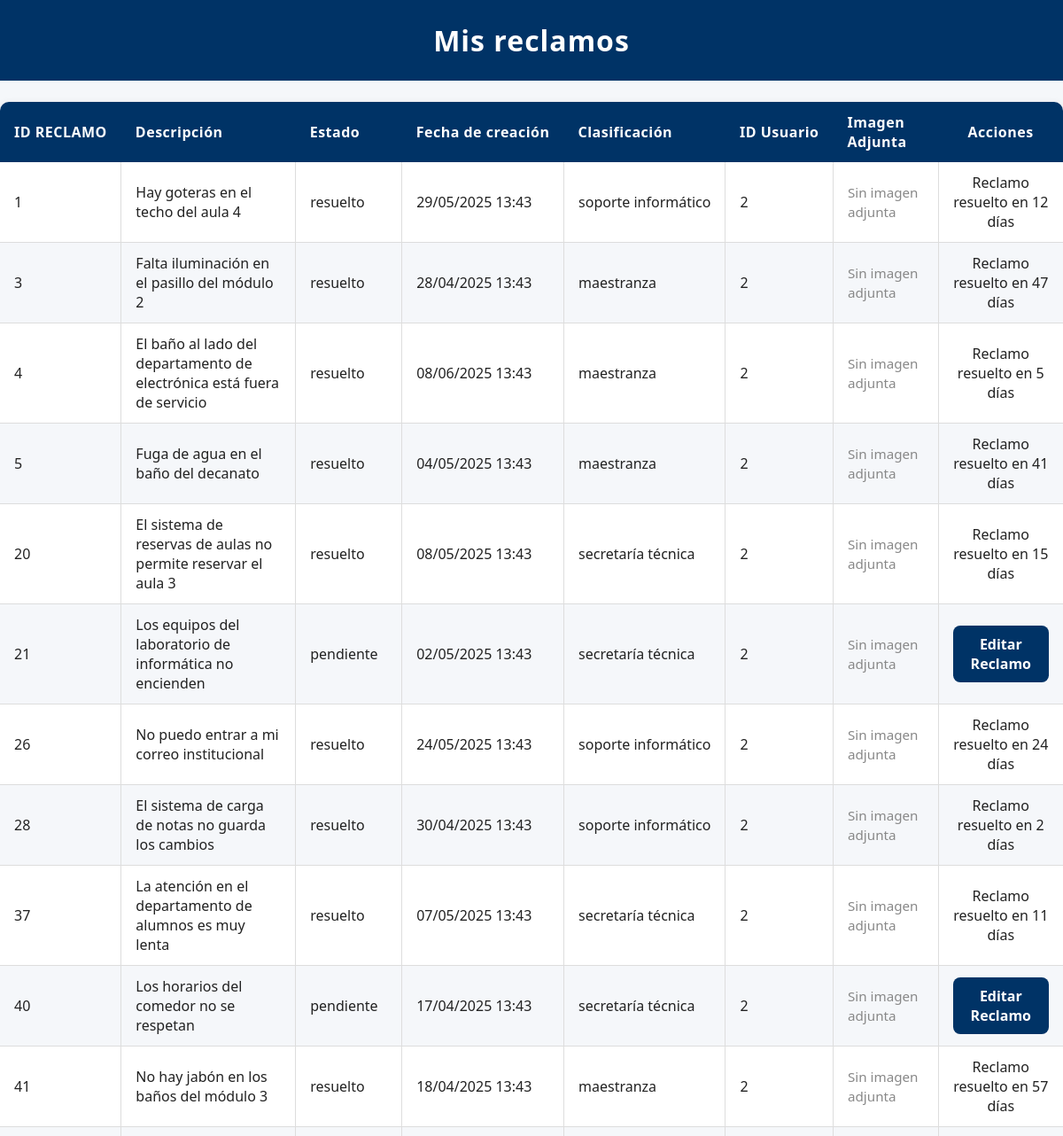
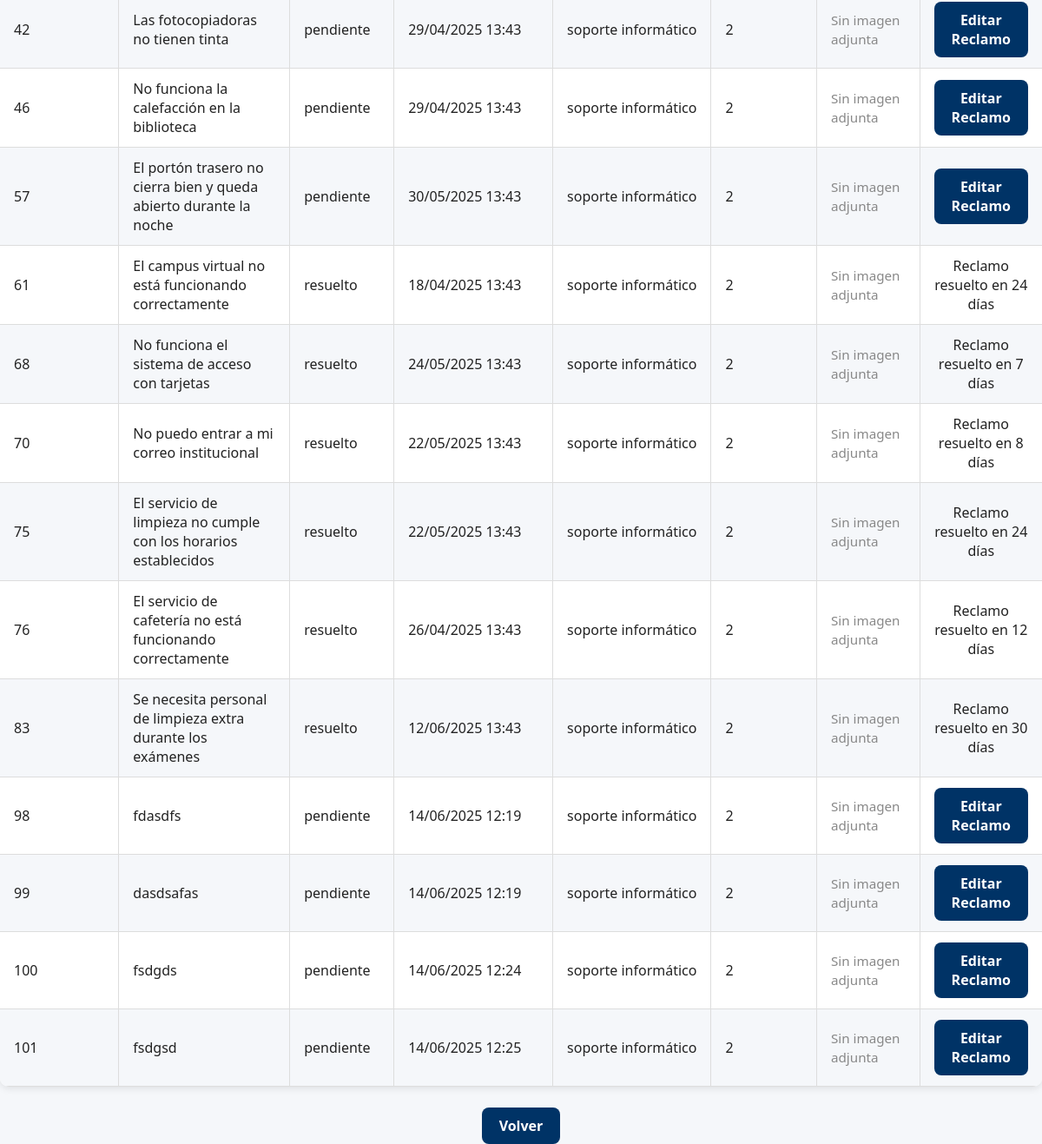
/mis_reclamos (signed in), run on the app's committed database (2 pictures, top to bottom).
### modules/modelos.py (models this page shows, shortened)
class Base(DeclarativeBase):
    pass

class ModeloReclamo(Base):
    __tablename__ = 'reclamos'
    id = Column(Integer, primary_key=True)
    estado = Column(String, default="pendiente")
    fecha_hora = Column(DateTime, default=datetime.utcnow)
    contenido = Column(String)
    usuario_id = Column(Integer, ForeignKey('usuarios.id'))
    clasificacion = Column(String)
    cantidad_adherentes = Column(Integer, default=1) #Se contabiliza como adherente el usuario que crea el reclamo
    tiempo_estimado = Column(Integer,default=None) #Solo se cambia cuando el reclamo pasa de pendiente -->en proceso
    resuelto_en = Column(Integer,default=None) #Representa la cantidad de días que se tardó en resolver un reclamo
    ''' Relación muchos a muchos con Usuario
    Una relación muchos a muchos en SQL permite que múltiples registros de una tabla se asocien con múltiples registros de otra tabla.
    Esto se implementa mediante una tabla intermedia que contiene claves foráneas de ambas tablas relacionadas.
    Esta estructura facilita modelar relaciones complejas, como estudiantes inscritos en varios cursos o productos en múltiples órdenes.
    '''
    usuarios = relationship(
        "ModeloUsuario",
        secondary="usuario_reclamo",
        back_populates="reclamos"
    )
    reclamos_usuarios = Table(
        'reclamos_usuarios',
        Base.metadata,
        Column('reclamo_id', Integer, ForeignKey('reclamos.id')),
        Column('usuario_id', Integer, ForeignKey('usuarios.id'))
    )

### server.py (the view)
@app.route('/mis_reclamos')
@login_required
def mis_reclamos():
    if current_user.rol == '1':
        reclamos = gestor_reclamos.devolver_reclamos_base(usuario=current_user)
    else:
        reclamos = gestor_reclamos.buscar_reclamos_por_filtro(filtro="usuario_id",valor=current_user.id)
    return render_template('mis_reclamos.html', usuario=current_user, reclamos=reclamos, os=os)

### modules/gestor_reclamos.py (called while the page is built)
    def buscar_reclamos_por_filtro(self, filtro=None, valor=None):
        if filtro and valor:
            try:
                return self.repositorio_reclamo.obtener_registros_por_filtro(filtro=filtro, valor=valor)
            except Exception as e:
                raise e  # Lanza el error en vez de retornarlo

### modules/gestor_usuario.py (called while the page is built)
    def buscar_usuario(self, filtro, valor,mapeo=True):
        usuario = self.repositorio.obtener_registro_por_filtro(filtro, valor,mapeo=mapeo)
        if not usuario:
            raise ValueError("Usuario no encontrado")
        return usuario

### modules/login.py (called while the page is built)
    @property
    def is_authenticated(self):
        return True

### modules/repositorio.py (called while the page is built)
    def obtener_registro_por_filtro(self, campo, valor,mapeo=True, campo2=None, valor2=None):
        query = self.__session.query(ModeloUsuario).filter(getattr(ModeloUsuario, campo) == valor)
        if campo2 and valor2:
            query = query.filter(getattr(ModeloUsuario, campo2) == valor2)
        modelo = query.first()
        if modelo and mapeo:
            return self.__map_modelo_a_entidad(modelo)
        return modelo

    def __map_modelo_a_entidad(self, modelo: ModeloUsuario):
        return Usuario(
            nombre=modelo.nombre,
            apellido=modelo.apellido,
            email=modelo.email,
            nombre_de_usuario=modelo.nombre_de_usuario,
            contraseña=modelo.contraseña,
            rol=modelo.rol,
            claustro=modelo.claustro,
            id=modelo.id
        )

    @staticmethod
    def mapear_modelo_a_reclamo(modelo: ModeloReclamo) -> Reclamo:
        return Reclamo(
            id=modelo.id,
            estado=modelo.estado,
            fecha_hora=modelo.fecha_hora,
            contenido=modelo.contenido,
            usuario_id=modelo.usuario_id,
            clasificacion=modelo.clasificacion,
            cantidad_adherentes=modelo.cantidad_adherentes,
            tiempo_estimado = modelo.tiempo_estimado,
            resuelto_en = modelo.resuelto_en
        )

### modules/usuarios.py (called while the page is built)
    @property
    def nombre(self):
        return self.__nombre

    @nombre.setter
    def nombre(self, nuevo_nombre: str):
        if not isinstance(nuevo_nombre, str):
            raise ValueError("El nombre debe ser una cadena de texto")
        self.__nombre = nuevo_nombre

    @property
    def apellido(self):
        return self.__apellido

    @property
    def email(self):
        return self.__email

    @property
    def nombre_de_usuario(self):
        return self.__nombre_de_usuario

### templates/mis_reclamos.html (shortened to what this page needs)
<!DOCTYPE html>
<html lang="es">
<head>
    <link rel="stylesheet" href="{{ url_for('static', filename='style.css') }}">
</head>
<body>
    <h1>Mis reclamos</h1>
    <table>
        <thead>
            <tr>
                <th class="col-id">ID RECLAMO</th>
                <th class="col-descripcion">Descripción</th>
                <th class="col-estado">Estado</th>
                <th class="col-fecha">Fecha de creación</th>
                <th class="col-clasificacion">Clasificación</th>
                <th class="col-usuario">ID Usuario</th>
                <th class = "col-imagen">Imagen Adjunta</th>
                <th class="col-acciones">Acciones</th>
            </tr>
        </thead>
        <tbody>
            {% for reclamo in reclamos %}
                <tr>
                    <td class="col-id">{{ reclamo.id }}</td>
                    <td class="col-descripcion">{{ reclamo.contenido }}</td>
                    <td class="col-estado">{{reclamo.estado}}</td>
                    <td class="col-fecha">{{ reclamo.fecha_hora.strftime('%d/%m/%Y %H:%M')}}</td>
                    <td class="col-clasificacion">{{ reclamo.clasificacion }}</td>
                    <td class="col-usuario">{{ reclamo.usuario_id }}</td>
                    <td class = "col-imagen">
                    {% set imagen_path = 'static/Imagenes Reclamos/{}.png'.format(reclamo.id) %}
                    {% if os.path.exists(imagen_path) %}
                        <details>
                            <summary>Ver imagen adjunta</summary>
                            <img src = "{{ url_for('static',filename='Imagenes Reclamos/{}.png'.format(reclamo.id) )}}"
                                 alt="Imagen adjunta del reclamo {{ reclamo.id }}"
                                 style = "max-width: 100px; max-height:100px;"
                                 onerror="this.style.display='none';">
                        </details>
                    {% else %}
                        <span style="color: #888; font-size: 0.95em;">Sin imagen adjunta</span>
                    {% endif %}
                    </td>
                    <td class="col-acciones">
                        {%if current_user.rol == '1'%}
                            <a href="{{ url_for('editar_reclamo', reclamo_id=reclamo.id) }}" class="enlace-boton">Derivar Reclamo</a>
                        {%else%}
                            {% if reclamo.estado != "resuelto" %}
                                <a href="{{ url_for('editar_reclamo', reclamo_id=reclamo.id) }}" class="enlace-boton">Editar Reclamo</a>
                            {% else %}
                                Reclamo resuelto en {{ reclamo.resuelto_en }} días
                            {% endif %}
                        {%endif%}
                    </td>
                </tr>
            {% endfor %}
        </tbody>
    </table>
    <div style="text-align:center; margin-top: 20px;">
        <a href="{{ url_for('inicio') }}" class="enlace-boton">Volver</a>
    </div>
</body>
</html>

### static/style.css (style rules this page uses)
html, body { font-family: 'Segoe UI', Arial, sans-serif; background-color: #f5f7fa; color: #222; margin: 0; padding: 0; height: 100%; }
h1 { background-color: #003366; color: #fff; margin: 0; padding: 24px 0; text-align: center; letter-spacing: 1px; }
table { width: 100%; border-collapse: collapse; margin: 24px 0; font-family: 'Segoe UI', Arial, sans-serif; font-size: 1em; color: #222; box-shadow: 0 2px 8px rgba(0,0,0,0.1); border-radius: 10px; overflow: hidden; background: #fff; }
thead { background-color: #003366; color: #fff; text-align: left; }
thead th { padding: 12px 16px; font-weight: bold; letter-spacing: 0.5px; }
tbody tr { border-bottom: 1px solid #ddd; }
tbody tr:nth-child(even) { background-color: #f5f7fa; }
tbody td { padding: 12px 16px; vertical-align: middle; border-left: 1px solid #ddd; }
tbody td:first-child { border-left: none; }
a { position: relative; color: #003366; font-weight: 600; text-decoration: none; cursor: pointer; transition: color 0.3s ease; }
a::after { content: ''; position: absolute; width: 0; height: 2px; left: 0; bottom: -3px; background-color: #00509e; transition: width 0.3s ease; border-radius: 2px; }
a.enlace-boton { display: inline-block; padding: 10px 20px; background-color: #003366; color: #fff; border-radius: 8px; text-decoration: none; font-weight: bold; }
.col-id, .col-usuario { width: 6%; white-space: nowrap; }
.col-estado { width: 10%; white-space: nowrap; }
.col-fecha { width: 15%; white-space: nowrap; }
.col-departamento, .col-clasificacion { width: 12%; white-space: nowrap; }
.col-descripcion { width: auto; max-width: 300px; word-wrap: break-word; }
.col-acciones { width: 8%; text-align: center; }

### data on the page
ModeloReclamo: id "1", contenido "Hay goteras en el techo del aula 4", estado "resuelto", fecha_hora "29/05/2025 13:43", clasificacion "soporte informático", usuario_id "2", resuelto_en "12"
ModeloReclamo: id "3", contenido "Falta iluminación en el pasillo del módulo 2", estado "resuelto", fecha_hora "28/04/2025 13:43", clasificacion "maestranza", usuario_id "2", resuelto_en "47"
ModeloReclamo: id "4", contenido "El baño al lado del departamento de electrónica está fuera de servicio", estado "resuelto", fecha_hora "08/06/2025 13:43", clasificacion "maestranza", usuario_id "2", resuelto_en "5"
ModeloReclamo: id "5", contenido "Fuga de agua en el baño del decanato", estado "resuelto", fecha_hora "04/05/2025 13:43", clasificacion "maestranza", usuario_id "2", resuelto_en "41"
ModeloReclamo: id "20", contenido "El sistema de reservas de aulas no permite reservar el aula 3", estado "resuelto", fecha_hora "08/05/2025 13:43", clasificacion "secretaría técnica", usuario_id "2", resuelto_en "15"
ModeloReclamo: id "21", contenido "Los equipos del laboratorio de informática no encienden", estado "pendiente", fecha_hora "02/05/2025 13:43", clasificacion "secretaría técnica", usuario_id "2"
ModeloReclamo: id "26", contenido "No puedo entrar a mi correo institucional", estado "resuelto", fecha_hora "24/05/2025 13:43", clasificacion "soporte informático", usuario_id "2", resuelto_en "24"
ModeloReclamo: id "28", contenido "El sistema de carga de notas no guarda los cambios", estado "resuelto", fecha_hora "30/04/2025 13:43", clasificacion "soporte informático", usuario_id "2", resuelto_en "2"
ModeloReclamo: id "37", contenido "La atención en el departamento de alumnos es muy lenta", estado "resuelto", fecha_hora "07/05/2025 13:43", clasificacion "secretaría técnica", usuario_id "2", resuelto_en "11"
ModeloReclamo: id "40", contenido "Los horarios del comedor no se respetan", estado "pendiente", fecha_hora "17/04/2025 13:43", clasificacion "secretaría técnica", usuario_id "2"
ModeloReclamo: id "41", contenido "No hay jabón en los baños del módulo 3", estado "resuelto", fecha_hora "18/04/2025 13:43", clasificacion "maestranza", usuario_id "2", resuelto_en "57"
ModeloReclamo: id "42", contenido "Las fotocopiadoras no tienen tinta", estado "pendiente", fecha_hora "29/04/2025 13:43", clasificacion "soporte informático", usuario_id "2"
ModeloReclamo: id "46", contenido "No funciona la calefacción en la biblioteca", estado "pendiente", fecha_hora "29/04/2025 13:43", clasificacion "soporte informático", usuario_id "2"
ModeloReclamo: id "57", contenido "El portón trasero no cierra bien y queda abierto durante la noche", estado "pendiente", fecha_hora "30/05/2025 13:43", clasificacion "soporte informático", usuario_id "2"
ModeloReclamo: id "61", contenido "El campus virtual no está funcionando correctamente", estado "resuelto", fecha_hora "18/04/2025 13:43", clasificacion "soporte informático", usuario_id "2", resuelto_en "24"
ModeloReclamo: id "68", contenido "No funciona el sistema de acceso con tarjetas", estado "resuelto", fecha_hora "24/05/2025 13:43", clasificacion "soporte informático", usuario_id "2", resuelto_en "7"
ModeloReclamo: id "70", contenido "No puedo entrar a mi correo institucional", estado "resuelto", fecha_hora "22/05/2025 13:43", clasificacion "soporte informático", usuario_id "2", resuelto_en "8"
ModeloReclamo: id "75", contenido "El servicio de limpieza no cumple con los horarios establecidos", estado "resuelto", fecha_hora "22/05/2025 13:43", clasificacion "soporte informático", usuario_id "2", resuelto_en "24"
ModeloReclamo: id "76", contenido "El servicio de cafetería no está funcionando correctamente", estado "resuelto", fecha_hora "26/04/2025 13:43", clasificacion "soporte informático", usuario_id "2", resuelto_en "12"
ModeloReclamo: id "83", contenido "Se necesita personal de limpieza extra durante los exámenes", estado "resuelto", fecha_hora "12/06/2025 13:43", clasificacion "soporte informático", usuario_id "2", resuelto_en "30"
ModeloReclamo: id "98", contenido "fdasdfs", estado "pendiente", fecha_hora "14/06/2025 12:19", clasificacion "soporte informático", usuario_id "2"
ModeloReclamo: id "99", contenido "dasdsafas", estado "pendiente", fecha_hora "14/06/2025 12:19", clasificacion "soporte informático", usuario_id "2"
ModeloReclamo: id "100", contenido "fsdgds", estado "pendiente", fecha_hora "14/06/2025 12:24", clasificacion "soporte informático", usuario_id "2"
ModeloReclamo: id "101", contenido "fsdgsd", estado "pendiente", fecha_hora "14/06/2025 12:25", clasificacion "soporte informático", usuario_id "2"
